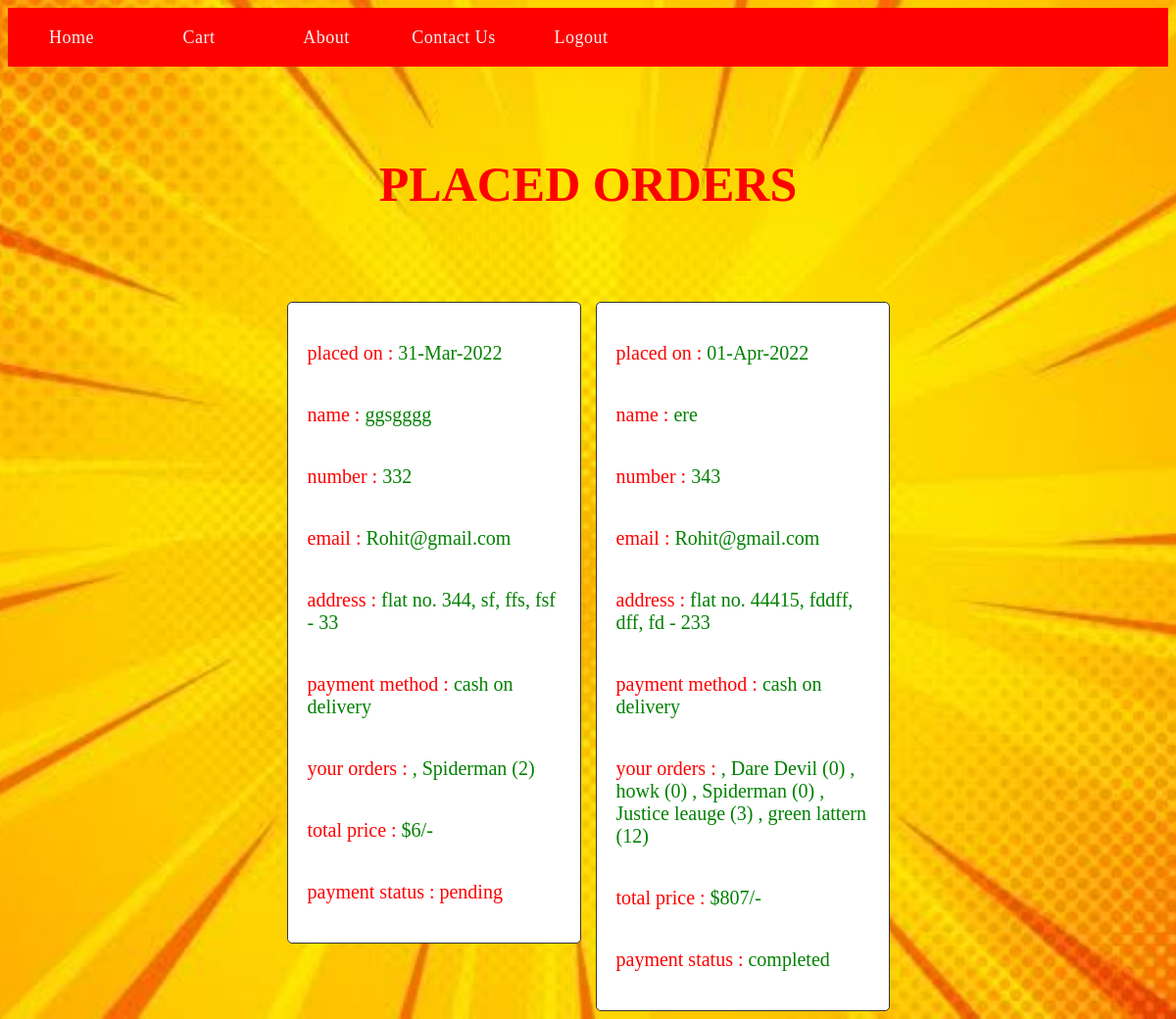
The app's page /orders.php (signed in) with its own data.
### tables this page shows
CREATE TABLE `orders` (
  `id` int(100) NOT NULL,
  `user_id` int(100) NOT NULL,
  `name` varchar(100) NOT NULL,
  `number` varchar(12) NOT NULL,
  `email` varchar(100) NOT NULL,
  `method` varchar(50) NOT NULL,
  `address` varchar(500) NOT NULL,
  `total_products` varchar(1000) NOT NULL,
  `total_price` int(100) NOT NULL,
  `placed_on` varchar(50) NOT NULL,
  `payment_status` varchar(20) NOT NULL DEFAULT 'pending'
);

### orders.php (the view, shortened to what this page needs)
<?php
include 'config.php';
$user_id = $_SESSION['user_id'];
?>
<!DOCTYPE html>
<html lang="en">
<head>
   <link rel="stylesheet" href="https://cdnjs.cloudflare.com/ajax/libs/font-awesome/6.0.0/css/all.min.css">
<nav class="menu">
        <ul>
        <li>
                <a href="First Page.php">Home</a>
            </li>
            <li>
                <a href="cart.php">Cart</a>
            </li>
            <li>
                <a href="About.php">About</a>
            </li>
            <li>
                <a href="Contact Us.php">Contact Us</a>
            </li>
            <li>
                <a href="logout.php">Logout</a>
            </li>
        </ul>
        </nav>
<div class="heading">
 <h3>placed orders</h3>
</div>
<section class="placed-orders">
   <div class="box-container">
      <?php
         $order_query = mysqli_query($conn, "SELECT * FROM `orders` WHERE user_id = '$user_id'") or die('query failed');
         if(mysqli_num_rows($order_query) > 0){
            while($fetch_orders = mysqli_fetch_assoc($order_query)){
      ?>
      <div class="box">
         <p> placed on : <span><?php echo $fetch_orders['placed_on']; ?></span> </p>
         <p> name : <span><?php echo $fetch_orders['name']; ?></span> </p>
         <p> number : <span><?php echo $fetch_orders['number']; ?></span> </p>
         <p> email : <span><?php echo $fetch_orders['email']; ?></span> </p>
         <p> address : <span><?php echo $fetch_orders['address']; ?></span> </p>
         <p> payment method : <span><?php echo $fetch_orders['method']; ?></span> </p>
         <p> your orders : <span><?php echo $fetch_orders['total_products']; ?></span> </p>
         <p> total price : <span>$<?php echo $fetch_orders['total_price']; ?>/-</span> </p>
         <p> payment status : <span style="color:<?php if($fetch_orders['payment_status'] == 'pending'){ echo 'red'; }else{ echo 'green'; } ?>;"><?php echo $fetch_orders['payment_status']; ?></span> </p>
         </div>
      <?php
       }
      }else{
         echo '<p class="empty">No Ordered Here</p>';
      }
      ?>
   </div>
</section>
</body>
</html>

### orders.php (style rules this page uses)
:root { --purple:#8e44ad; --red:#c0392b; --orange:#f39c12; --black:#333; --white:#fff; --light-color:#666; --light-white:#ccc; --light-bg:#f5f5f5; --border:.1rem solid var(--black); --box-shadow:0 .5rem 1rem rgba(0,0,0,.1); }
html { font-size: 62.5%; overflow-x: hidden; background-image: url(yellow.jpg); background-position: center; background-repeat: no-repeat; background-size: cover; }
.heading h3 { font-size: 5rem; color:red; text-transform: uppercase; }
.heading { min-height: 30vh; display: flex; flex-flow: column; align-items: center; justify-content: center; gap:1rem; background-size: cover; background-position: center; text-align: center; }
.menu { width: 100%; background: red; overflow: auto; }
.menu ul { margin: 0; padding: 0; list-style: none; line-height: 60px; }
.menu li { float: left; }
.menu ul li a { background: red; text-decoration: none; width: 130px; display: block; text-align: center; color: #f2f2f2; font-size: 18px; letter-spacing: 0.5px; }
.placed-orders .box-container { max-width: 1200px; margin:0 auto; display: grid; grid-template-columns: repeat(auto-fit, 30rem); align-items: flex-start; gap:1.5rem; justify-content: center; }
.placed-orders .box-container .box { flex:1 1 40rem; border-radius: .5rem; padding:2rem; border:var(--border); background-color: var(--white); padding:1rem 2rem; }
.placed-orders .box-container .box p { padding:1rem 0; font-size: 2rem; color:red; }
.placed-orders .box-container .box p span { color:green; }

### records on screen
orders: placed_on "31-Mar-2022", name "ggsgggg", number "332", email "Rohit@gmail.com", address "flat no. 344, sf, ffs, fsf - 33", method "cash on delivery", total_products ", Spiderman (2)", total_price "6", payment_status "pending"
orders: placed_on "01-Apr-2022", name "ere", number "343", email "Rohit@gmail.com", address "flat no. 44415, fddff, dff, fd - 233", method "cash on delivery", total_products ", Dare Devil (0) , howk (0) , Spiderman (0) , Justice leauge (3) , green lattern (12)", total_price "807", payment_status "completed"
